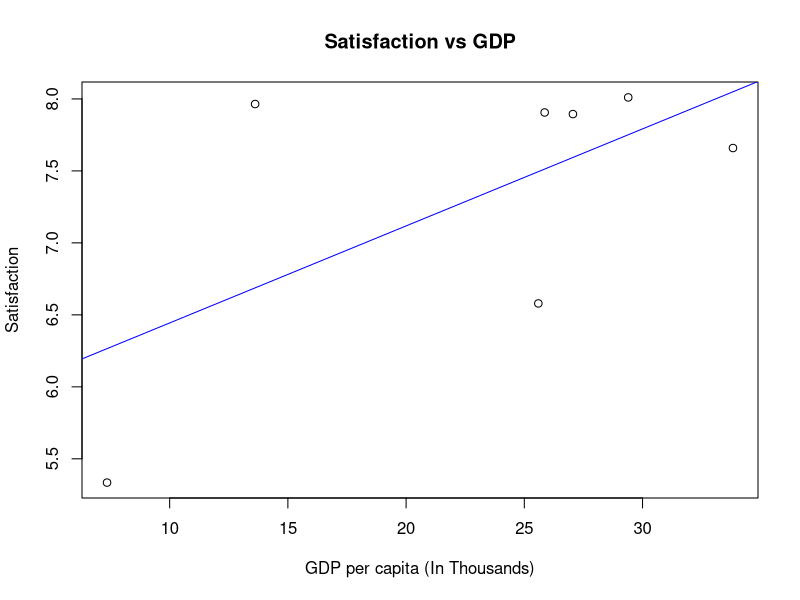
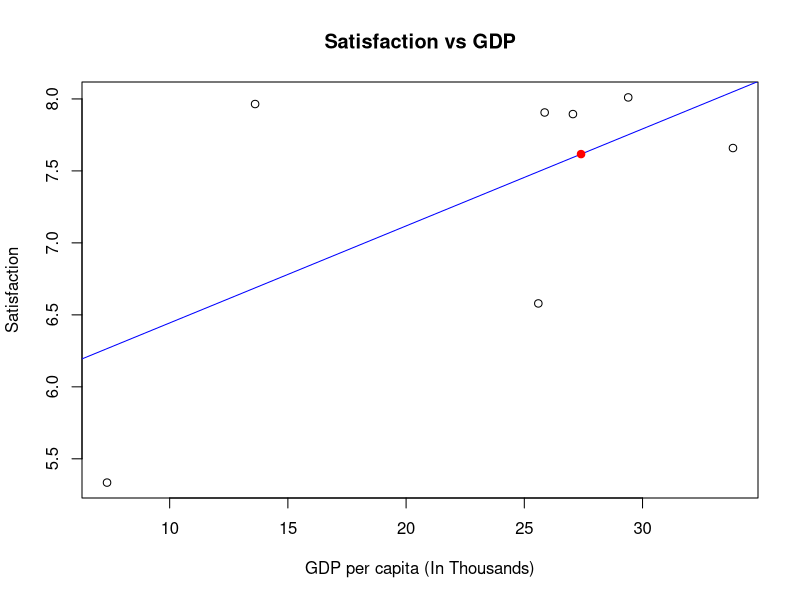
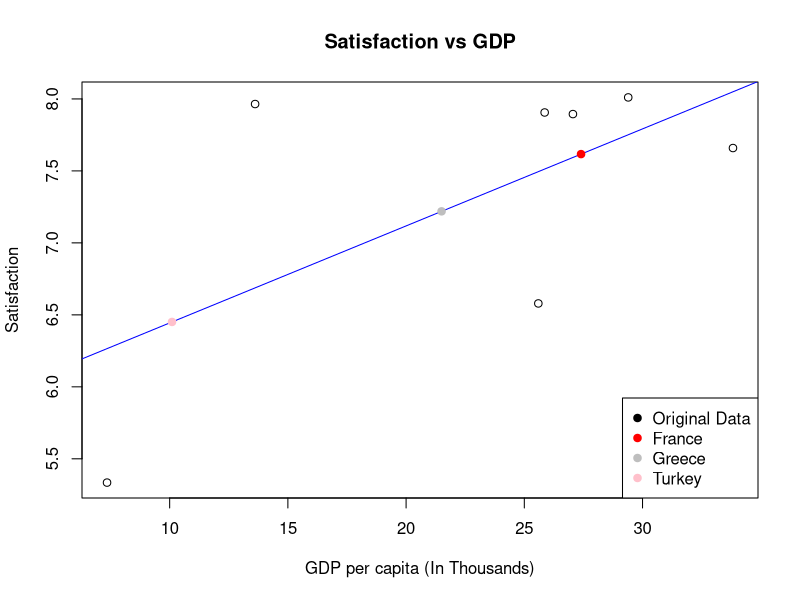

These charts were generated, in order, by the following R code:
#Here I am loading and observing my data, just in case.

setwd("C:/Users/yoshi/OneDrive/Documents/RegressionHW")
hw1 <- read.table("hw1.txt", header = TRUE)
hw1

#This is both part a and part b. Setting up a plot as well as creating a line with the mentioned specifications. 

plot(hw1$GDP, hw1$Satisfaction, 
     xlab = "GDP per capita (In Thousands)", 
     ylab = "Satisfaction",
     main = "Satisfaction vs GDP")

abline(5.77, 0.0674, col = "blue")

#This is part C, calculating the satisfaction score of Frace, 7.617.

france_gdp <- 27.4
france_satisfaction <- 5.77 + 0.0674 * france_gdp
cat("Expected satisfaction for France:", france_satisfaction)

#This is me repeating the graph for d, but with a tringle in place to represent the score of France.

plot(hw1$GDP, hw1$Satisfaction, 
     xlab = "GDP per capita (In Thousands)", 
     ylab = "Satisfaction",
     main = "Satisfaction vs GDP")

abline(5.77, 0.0674, col = "blue")
points(france_gdp, france_satisfaction, col = "red", pch = 19)


#Here I am calculating the satisfaction of Greece and Turkey as I did in part C. I then added those to the prior plot once more for part E. 

greece_gdp <- 21.5
turkey_gdp <- 10.1

greece_satisfaction <- 5.77 + 0.0674 * greece_gdp
turkey_satisfaction <- 5.77 + 0.0674 * turkey_gdp

plot(hw1$GDP, hw1$Satisfaction, 
     xlab = "GDP per capita (In Thousands)", 
     ylab = "Satisfaction",
     main = "Satisfaction vs GDP")

abline(5.77, 0.0674, col = "blue")
points(france_gdp, france_satisfaction, col = "red", pch = 19)
points(greece_gdp, greece_satisfaction, col = "gray", pch = 19)
points(turkey_gdp, turkey_satisfaction, col = "pink", pch = 19)

legend("bottomright", 
       legend = c("Original Data", "France", "Greece", "Turkey"),
       col = c("black", "red", "gray", "pink"),
       pch = c(19, 19, 19, 19))



